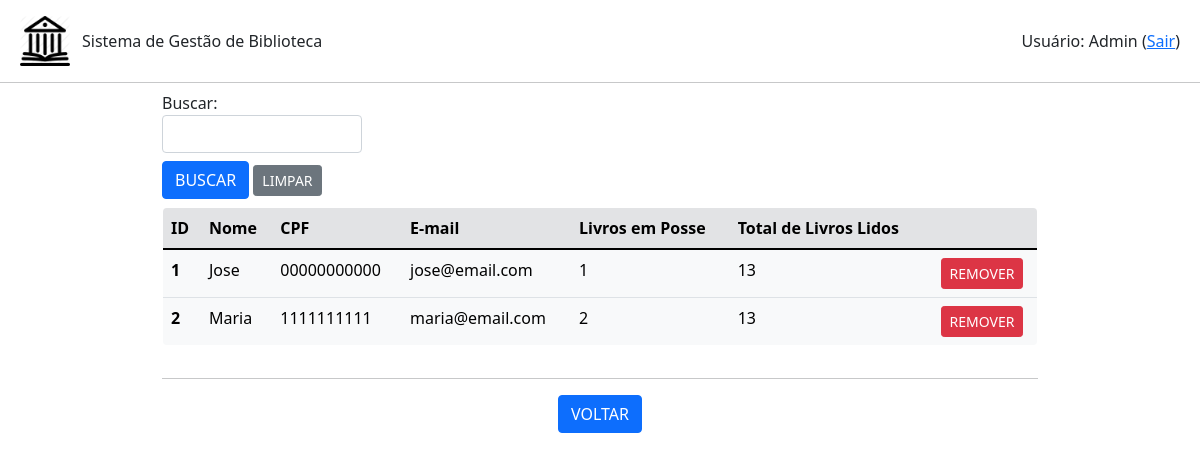
/ficha/listar (signed in), run on an earlier commit of the app's database.
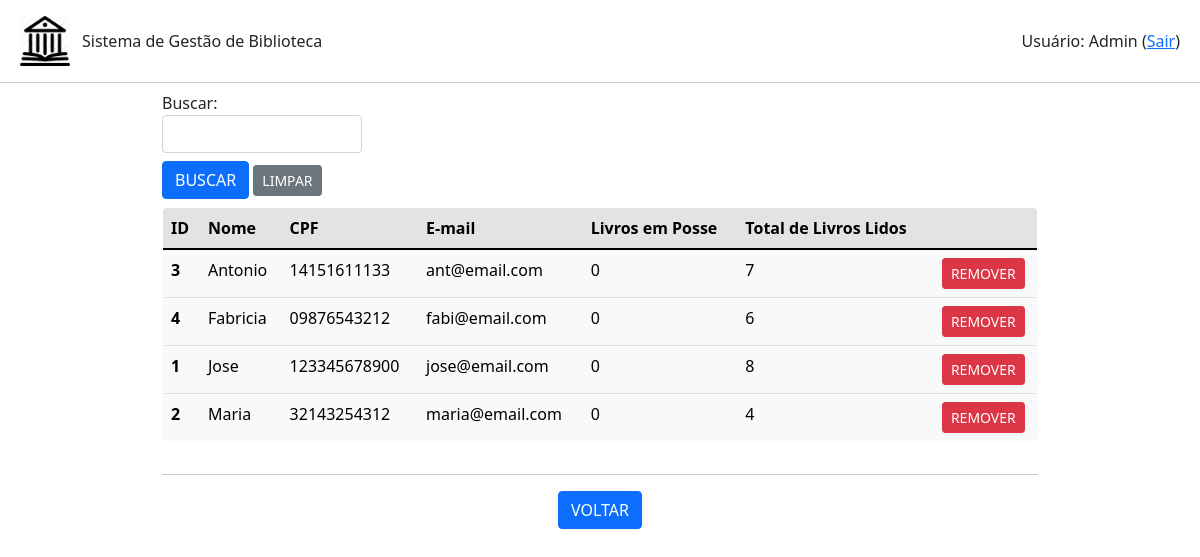
And on a later commit of the database.
### ficha.py (models this page shows, shortened)
class Ficha(db.Model):
    id = db.Column(db.Integer, primary_key=True)
    nome = db.Column(db.String(200), unique=False, nullable=False)
    cpf = db.Column(db.String(20), unique=True, nullable=False)
    email = db.Column(db.String(120), unique=True, nullable=False)
    ativo = db.Column(db.Boolean(), default=False)
    qtdLivros = db.Column(db.Integer, unique=False, nullable=False)
    totalLivros = db.Column(db.Integer, unique=False, nullable=False)
    emprestimo = db.relationship('Emprestimo', backref='ficha', lazy=True)

### app.py (the view, shortened to what this page needs)
@app.route('/ficha/listar', methods=['POST','GET'])
def listar_fichas():
    if session.get('autenticado',False)==False:
        flash(u'Login necessário!', category='warning')
        return(redirect(url_for('login')))
    form = BuscaForm()
    fichas = Ficha.query.order_by(Ficha.nome).all()
    return(render_template('fichas.html', fichas=fichas, form=form, action=url_for('listar_fichas')))

### formBusca.py
class BuscaForm(FlaskForm):
    campo = StringField('Buscar: ', validators=[DataRequired()])
    enviar = SubmitField('BUSCAR')

### templates/fichas.html (shortened to what this page needs)
{% extends "base.html" %}
{% block conteudo %}
<div class="container-fluid mx-auto mb-1" style="width: 75%; max-height: 100vh;">
    {% from 'bootstrap/form.html' import render_field %}
    <form method="post">
        <div class="mt-2" style="width: 200px;">
            {{ render_field(form.campo) }}
        </div>
        <div class="mt-2 mb-2">
            {{ render_field(form.enviar, button_style="primary", button_size="sm") }}
            <a class="btn btn-secondary btn-sm" href="{{url_for('listar_fichas')}}" role="button">LIMPAR</a>
        </div>
    </form>
    <div style="max-height: 60vh; overflow-y: auto;">
        <table class=" table table-light border rounded-3" style="overflow: hidden;">
            <thead>
            <tr class="table-secondary">
                <th scope="col">ID</th>
                <th scope="col">Nome</th>
                <th scope="col">CPF</th>
                <th scope="col">E-mail</th>
                <th scope="col">Livros em Posse</th>
                <th scope="col">Total de Livros Lidos</th>
                <th scope="col"></th>
            </tr>
            </thead>
            <tbody>
                {% for ficha in fichas %}
                    <tr>
                        <th scope="row">{{ficha.id}}</th>
                        <td>{{ficha.nome}}</td>
                        <td>{{ficha.cpf}}</td>
                        <td>{{ficha.email}}</td>
                        <td>{{ficha.qtdLivros}}</td>
                        <td>{{ficha.totalLivros}}</td>
                        <td class="text-center"><a class="btn btn-danger btn-sm" href="{{url_for('remover_ficha', id_ficha=ficha.id)}}" role="button">REMOVER</a></td>
                    </tr>
                {% endfor %}
            </tbody>
        </table>
    </div>
    <hr>
    <div class="row text-center">
        <div class="col mr-1">
            <a class="btn btn-primary" href="{{url_for('root')}}" role="button">VOLTAR</a>
        </div>
    </div>
</div>
{% endblock %}

What changed in the data, as far as the page shows it:
added Ficha: id "3", nome "Antonio", cpf "14151611133", email "ant@email.com", qtdLivros "0", totalLivros "7"
added Ficha: id "4", nome "Fabricia", cpf "09876543212", email "fabi@email.com", qtdLivros "0", totalLivros "6"
changed Ficha "Jose": cpf "00000000000" → "123345678900"; qtdLivros "1" → "0"; totalLivros "13" → "8"
changed Ficha "Maria": cpf "1111111111" → "32143254312"; qtdLivros "2" → "0"; totalLivros "13" → "4"
